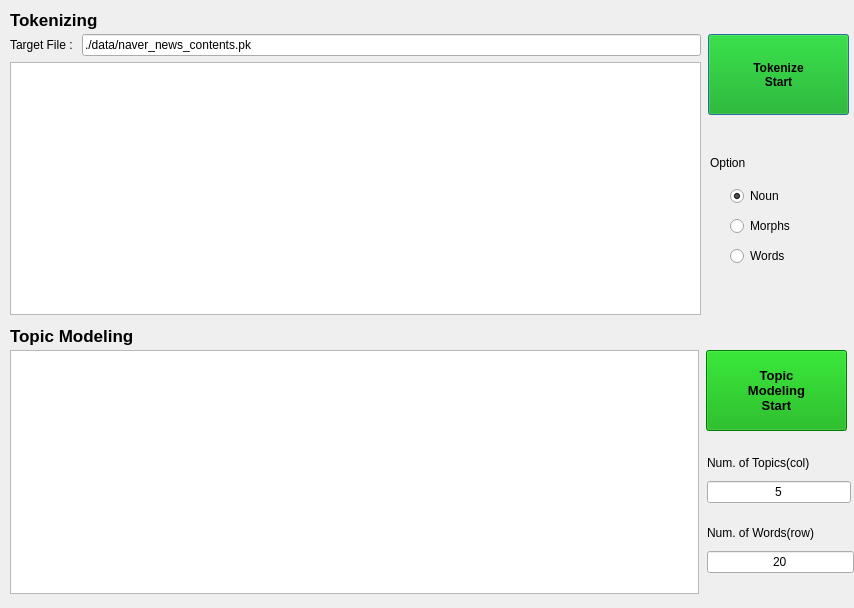
<?xml version="1.0" encoding="UTF-8"?>
<ui version="4.0">
 <class>Dialog</class>
 <widget class="QDialog" name="Dialog">
  <property name="geometry">
   <rect>
    <x>0</x>
    <y>0</y>
    <width>854</width>
    <height>608</height>
   </rect>
  </property>
  <property name="windowTitle">
   <string>TopicModeling</string>
  </property>
  <widget class="QPushButton" name="btn_ma">
   <property name="geometry">
    <rect>
     <x>708</x>
     <y>34</y>
     <width>141</width>
     <height>81</height>
    </rect>
   </property>
   <property name="palette">
    <palette>
     <active>
      <colorrole role="WindowText">
       <brush brushstyle="SolidPattern">
        <color alpha="255">
         <red>0</red>
         <green>0</green>
         <blue>0</blue>
        </color>
       </brush>
      </colorrole>
      <colorrole role="Button">
       <brush brushstyle="SolidPattern">
        <color alpha="255">
         <red>0</red>
         <green>170</green>
         <blue>0</blue>
        </color>
       </brush>
      </colorrole>
      <colorrole role="Light">
       <brush brushstyle="SolidPattern">
        <color alpha="255">
         <red>0</red>
         <green>255</green>
         <blue>0</blue>
        </color>
       </brush>
      </colorrole>
      <colorrole role="Midlight">
       <brush brushstyle="SolidPattern">
        <color alpha="255">
         <red>0</red>
         <green>212</green>
         <blue>0</blue>
        </color>
       </brush>
      </colorrole>
      <colorrole role="Dark">
       <brush brushstyle="SolidPattern">
        <color alpha="255">
         <red>0</red>
         <green>85</green>
         <blue>0</blue>
        </color>
       </brush>
      </colorrole>
      <colorrole role="Mid">
       <brush brushstyle="SolidPattern">
        <color alpha="255">
         <red>0</red>
         <green>113</green>
         <blue>0</blue>
        </color>
       </brush>
      </colorrole>
      <colorrole role="Text">
       <brush brushstyle="SolidPattern">
        <color alpha="255">
         <red>0</red>
         <green>0</green>
         <blue>0</blue>
        </color>
       </brush>
      </colorrole>
      <colorrole role="BrightText">
       <brush brushstyle="SolidPattern">
        <color alpha="255">
         <red>255</red>
         <green>255</green>
         <blue>255</blue>
        </color>
       </brush>
      </colorrole>
      <colorrole role="ButtonText">
       <brush brushstyle="SolidPattern">
        <color alpha="255">
         <red>0</red>
         <green>0</green>
         <blue>0</blue>
        </color>
       </brush>
      </colorrole>
      <colorrole role="Base">
       <brush brushstyle="SolidPattern">
        <color alpha="255">
         <red>255</red>
         <green>255</green>
         <blue>255</blue>
        </color>
       </brush>
      </colorrole>
      <colorrole role="Window">
       <brush brushstyle="SolidPattern">
        <color alpha="255">
         <red>0</red>
         <green>170</green>
         <blue>0</blue>
        </color>
       </brush>
      </colorrole>
      <colorrole role="Shadow">
       <brush brushstyle="SolidPattern">
        <color alpha="255">
         <red>0</red>
         <green>0</green>
         <blue>0</blue>
        </color>
       </brush>
      </colorrole>
      <colorrole role="AlternateBase">
       <brush brushstyle="SolidPattern">
        <color alpha="255">
         <red>127</red>
         <green>212</green>
         <blue>127</blue>
        </color>
       </brush>
      </colorrole>
      <colorrole role="ToolTipBase">
       <brush brushstyle="SolidPattern">
        <color alpha="255">
         <red>255</red>
         <green>255</green>
         <blue>220</blue>
        </color>
       </brush>
      </colorrole>
      <colorrole role="ToolTipText">
       <brush brushstyle="SolidPattern">
        <color alpha="255">
         <red>0</red>
         <green>0</green>
         <blue>0</blue>
        </color>
       </brush>
      </colorrole>
     </active>
     <inactive>
      <colorrole role="WindowText">
       <brush brushstyle="SolidPattern">
        <color alpha="255">
         <red>0</red>
         <green>0</green>
         <blue>0</blue>
        </color>
       </brush>
      </colorrole>
      <colorrole role="Button">
       <brush brushstyle="SolidPattern">
        <color alpha="255">
         <red>0</red>
         <green>170</green>
         <blue>0</blue>
        </color>
       </brush>
      </colorrole>
      <colorrole role="Light">
       <brush brushstyle="SolidPattern">
        <color alpha="255">
         <red>0</red>
         <green>255</green>
         <blue>0</blue>
        </color>
       </brush>
      </colorrole>
      <colorrole role="Midlight">
       <brush brushstyle="SolidPattern">
        <color alpha="255">
         <red>0</red>
         <green>212</green>
         <blue>0</blue>
        </color>
       </brush>
      </colorrole>
      <colorrole role="Dark">
       <brush brushstyle="SolidPattern">
        <color alpha="255">
         <red>0</red>
         <green>85</green>
         <blue>0</blue>
        </color>
       </brush>
      </colorrole>
      <colorrole role="Mid">
       <brush brushstyle="SolidPattern">
        <color alpha="255">
         <red>0</red>
         <green>113</green>
         <blue>0</blue>
        </color>
       </brush>
      </colorrole>
      <colorrole role="Text">
       <brush brushstyle="SolidPattern">
        <color alpha="255">
         <red>0</red>
         <green>0</green>
         <blue>0</blue>
        </color>
       </brush>
      </colorrole>
      <colorrole role="BrightText">
       <brush brushstyle="SolidPattern">
        <color alpha="255">
         <red>255</red>
         <green>255</green>
         <blue>255</blue>
        </color>
       </brush>
      </colorrole>
      <colorrole role="ButtonText">
       <brush brushstyle="SolidPattern">
        <color alpha="255">
         <red>0</red>
         <green>0</green>
         <blue>0</blue>
        </color>
       </brush>
      </colorrole>
      <colorrole role="Base">
       <brush brushstyle="SolidPattern">
        <color alpha="255">
         <red>255</red>
         <green>255</green>
         <blue>255</blue>
        </color>
       </brush>
      </colorrole>
      <colorrole role="Window">
       <brush brushstyle="SolidPattern">
        <color alpha="255">
         <red>0</red>
         <green>170</green>
         <blue>0</blue>
        </color>
       </brush>
      </colorrole>
      <colorrole role="Shadow">
       <brush brushstyle="SolidPattern">
        <color alpha="255">
         <red>0</red>
         <green>0</green>
         <blue>0</blue>
        </color>
       </brush>
      </colorrole>
      <colorrole role="AlternateBase">
       <brush brushstyle="SolidPattern">
        <color alpha="255">
         <red>127</red>
         <green>212</green>
         <blue>127</blue>
        </color>
       </brush>
      </colorrole>
      <colorrole role="ToolTipBase">
       <brush brushstyle="SolidPattern">
        <color alpha="255">
         <red>255</red>
         <green>255</green>
         <blue>220</blue>
        </color>
       </brush>
      </colorrole>
      <colorrole role="ToolTipText">
       <brush brushstyle="SolidPattern">
        <color alpha="255">
         <red>0</red>
         <green>0</green>
         <blue>0</blue>
        </color>
       </brush>
      </colorrole>
     </inactive>
     <disabled>
      <colorrole role="WindowText">
       <brush brushstyle="SolidPattern">
        <color alpha="255">
         <red>0</red>
         <green>85</green>
         <blue>0</blue>
        </color>
       </brush>
      </colorrole>
      <colorrole role="Button">
       <brush brushstyle="SolidPattern">
        <color alpha="255">
         <red>0</red>
         <green>170</green>
         <blue>0</blue>
        </color>
       </brush>
      </colorrole>
      <colorrole role="Light">
       <brush brushstyle="SolidPattern">
        <color alpha="255">
         <red>0</red>
         <green>255</green>
         <blue>0</blue>
        </color>
       </brush>
      </colorrole>
      <colorrole role="Midlight">
       <brush brushstyle="SolidPattern">
        <color alpha="255">
         <red>0</red>
         <green>212</green>
         <blue>0</blue>
        </color>
       </brush>
      </colorrole>
      <colorrole role="Dark">
       <brush brushstyle="SolidPattern">
        <color alpha="255">
         <red>0</red>
         <green>85</green>
         <blue>0</blue>
        </color>
       </brush>
      </colorrole>
      <colorrole role="Mid">
       <brush brushstyle="SolidPattern">
        <color alpha="255">
         <red>0</red>
         <green>113</green>
         <blue>0</blue>
        </color>
       </brush>
      </colorrole>
      <colorrole role="Text">
       <brush brushstyle="SolidPattern">
        <color alpha="255">
         <red>0</red>
         <green>85</green>
         <blue>0</blue>
        </color>
       </brush>
      </colorrole>
      <colorrole role="BrightText">
       <brush brushstyle="SolidPattern">
        <color alpha="255">
         <red>255</red>
         <green>255</green>
         <blue>255</blue>
        </color>
       </brush>
      </colorrole>
      <colorrole role="ButtonText">
       <brush brushstyle="SolidPattern">
        <color alpha="255">
         <red>0</red>
         <green>85</green>
         <blue>0</blue>
        </color>
       </brush>
      </colorrole>
      <colorrole role="Base">
       <brush brushstyle="SolidPattern">
        <color alpha="255">
         <red>0</red>
         <green>170</green>
         <blue>0</blue>
        </color>
       </brush>
      </colorrole>
      <colorrole role="Window">
       <brush brushstyle="SolidPattern">
        <color alpha="255">
         <red>0</red>
         <green>170</green>
         <blue>0</blue>
        </color>
       </brush>
      </colorrole>
      <colorrole role="Shadow">
       <brush brushstyle="SolidPattern">
        <color alpha="255">
         <red>0</red>
         <green>0</green>
         <blue>0</blue>
        </color>
       </brush>
      </colorrole>
      <colorrole role="AlternateBase">
       <brush brushstyle="SolidPattern">
        <color alpha="255">
         <red>0</red>
         <green>170</green>
         <blue>0</blue>
        </color>
       </brush>
      </colorrole>
      <colorrole role="ToolTipBase">
       <brush brushstyle="SolidPattern">
        <color alpha="255">
         <red>255</red>
         <green>255</green>
         <blue>220</blue>
        </color>
       </brush>
      </colorrole>
      <colorrole role="ToolTipText">
       <brush brushstyle="SolidPattern">
        <color alpha="255">
         <red>0</red>
         <green>0</green>
         <blue>0</blue>
        </color>
       </brush>
      </colorrole>
     </disabled>
    </palette>
   </property>
   <property name="font">
    <font>
     <weight>75</weight>
     <bold>true</bold>
    </font>
   </property>
   <property name="text">
    <string>Tokenize
Start</string>
   </property>
  </widget>
  <widget class="QRadioButton" name="rb_noun">
   <property name="geometry">
    <rect>
     <x>730</x>
     <y>184</y>
     <width>116</width>
     <height>24</height>
    </rect>
   </property>
   <property name="text">
    <string>Noun</string>
   </property>
   <property name="checkable">
    <bool>true</bool>
   </property>
   <property name="checked">
    <bool>true</bool>
   </property>
  </widget>
  <widget class="QRadioButton" name="rb_morphs">
   <property name="enabled">
    <bool>true</bool>
   </property>
   <property name="geometry">
    <rect>
     <x>730</x>
     <y>214</y>
     <width>116</width>
     <height>24</height>
    </rect>
   </property>
   <property name="text">
    <string>Morphs</string>
   </property>
  </widget>
  <widget class="QRadioButton" name="rb_words">
   <property name="geometry">
    <rect>
     <x>730</x>
     <y>244</y>
     <width>116</width>
     <height>24</height>
    </rect>
   </property>
   <property name="text">
    <string>Words</string>
   </property>
  </widget>
  <widget class="QLabel" name="label_2">
   <property name="geometry">
    <rect>
     <x>710</x>
     <y>154</y>
     <width>65</width>
     <height>18</height>
    </rect>
   </property>
   <property name="text">
    <string>Option</string>
   </property>
  </widget>
  <widget class="QTableWidget" name="tbl_tm_result">
   <property name="geometry">
    <rect>
     <x>10</x>
     <y>350</y>
     <width>689</width>
     <height>244</height>
    </rect>
   </property>
   <property name="rowCount">
    <number>0</number>
   </property>
   <property name="columnCount">
    <number>0</number>
   </property>
  </widget>
  <widget class="QPushButton" name="btn_tm">
   <property name="geometry">
    <rect>
     <x>706</x>
     <y>350</y>
     <width>141</width>
     <height>81</height>
    </rect>
   </property>
   <property name="palette">
    <palette>
     <active>
      <colorrole role="WindowText">
       <brush brushstyle="SolidPattern">
        <color alpha="255">
         <red>0</red>
         <green>0</green>
         <blue>0</blue>
        </color>
       </brush>
      </colorrole>
      <colorrole role="Button">
       <brush brushstyle="SolidPattern">
        <color alpha="255">
         <red>0</red>
         <green>170</green>
         <blue>0</blue>
        </color>
       </brush>
      </colorrole>
      <colorrole role="Light">
       <brush brushstyle="SolidPattern">
        <color alpha="255">
         <red>0</red>
         <green>255</green>
         <blue>0</blue>
        </color>
       </brush>
      </colorrole>
      <colorrole role="Midlight">
       <brush brushstyle="SolidPattern">
        <color alpha="255">
         <red>0</red>
         <green>212</green>
         <blue>0</blue>
        </color>
       </brush>
      </colorrole>
      <colorrole role="Dark">
       <brush brushstyle="SolidPattern">
        <color alpha="255">
         <red>0</red>
         <green>85</green>
         <blue>0</blue>
        </color>
       </brush>
      </colorrole>
      <colorrole role="Mid">
       <brush brushstyle="SolidPattern">
        <color alpha="255">
         <red>0</red>
         <green>113</green>
         <blue>0</blue>
        </color>
       </brush>
      </colorrole>
      <colorrole role="Text">
       <brush brushstyle="SolidPattern">
        <color alpha="255">
         <red>0</red>
         <green>0</green>
         <blue>0</blue>
        </color>
       </brush>
      </colorrole>
      <colorrole role="BrightText">
       <brush brushstyle="SolidPattern">
        <color alpha="255">
         <red>255</red>
         <green>255</green>
         <blue>255</blue>
        </color>
       </brush>
      </colorrole>
      <colorrole role="ButtonText">
       <brush brushstyle="SolidPattern">
        <color alpha="255">
         <red>0</red>
         <green>0</green>
         <blue>0</blue>
        </color>
       </brush>
      </colorrole>
      <colorrole role="Base">
       <brush brushstyle="SolidPattern">
        <color alpha="255">
         <red>255</red>
         <green>255</green>
         <blue>255</blue>
        </color>
       </brush>
      </colorrole>
      <colorrole role="Window">
       <brush brushstyle="SolidPattern">
        <color alpha="255">
         <red>0</red>
         <green>170</green>
         <blue>0</blue>
        </color>
       </brush>
      </colorrole>
      <colorrole role="Shadow">
       <brush brushstyle="SolidPattern">
        <color alpha="255">
         <red>0</red>
         <green>0</green>
         <blue>0</blue>
        </color>
       </brush>
      </colorrole>
      <colorrole role="AlternateBase">
       <brush brushstyle="SolidPattern">
        <color alpha="255">
         <red>127</red>
         <green>212</green>
         <blue>127</blue>
        </color>
       </brush>
      </colorrole>
      <colorrole role="ToolTipBase">
       <brush brushstyle="SolidPattern">
        <color alpha="255">
         <red>255</red>
         <green>255</green>
         <blue>220</blue>
        </color>
       </brush>
      </colorrole>
      <colorrole role="ToolTipText">
       <brush brushstyle="SolidPattern">
        <color alpha="255">
         <red>0</red>
         <green>0</green>
         <blue>0</blue>
        </color>
       </brush>
      </colorrole>
     </active>
     <inactive>
      <colorrole role="WindowText">
       <brush brushstyle="SolidPattern">
        <color alpha="255">
         <red>0</red>
         <green>0</green>
         <blue>0</blue>
        </color>
       </brush>
      </colorrole>
      <colorrole role="Button">
       <brush brushstyle="SolidPattern">
        <color alpha="255">
         <red>0</red>
         <green>170</green>
         <blue>0</blue>
        </color>
       </brush>
      </colorrole>
      <colorrole role="Light">
       <brush brushstyle="SolidPattern">
        <color alpha="255">
         <red>0</red>
         <green>255</green>
         <blue>0</blue>
        </color>
       </brush>
      </colorrole>
      <colorrole role="Midlight">
       <brush brushstyle="SolidPattern">
        <color alpha="255">
         <red>0</red>
         <green>212</green>
         <blue>0</blue>
        </color>
       </brush>
      </colorrole>
      <colorrole role="Dark">
       <brush brushstyle="SolidPattern">
        <color alpha="255">
         <red>0</red>
         <green>85</green>
         <blue>0</blue>
        </color>
       </brush>
      </colorrole>
      <colorrole role="Mid">
       <brush brushstyle="SolidPattern">
        <color alpha="255">
         <red>0</red>
         <green>113</green>
         <blue>0</blue>
        </color>
       </brush>
      </colorrole>
      <colorrole role="Text">
       <brush brushstyle="SolidPattern">
        <color alpha="255">
         <red>0</red>
         <green>0</green>
         <blue>0</blue>
        </color>
       </brush>
      </colorrole>
      <colorrole role="BrightText">
       <brush brushstyle="SolidPattern">
        <color alpha="255">
         <red>255</red>
         <green>255</green>
         <blue>255</blue>
        </color>
       </brush>
      </colorrole>
      <colorrole role="ButtonText">
       <brush brushstyle="SolidPattern">
        <color alpha="255">
         <red>0</red>
         <green>0</green>
         <blue>0</blue>
        </color>
       </brush>
      </colorrole>
      <colorrole role="Base">
       <brush brushstyle="SolidPattern">
        <color alpha="255">
         <red>255</red>
         <green>255</green>
         <blue>255</blue>
        </color>
       </brush>
      </colorrole>
      <colorrole role="Window">
       <brush brushstyle="SolidPattern">
        <color alpha="255">
         <red>0</red>
         <green>170</green>
         <blue>0</blue>
        </color>
       </brush>
      </colorrole>
      <colorrole role="Shadow">
       <brush brushstyle="SolidPattern">
        <color alpha="255">
         <red>0</red>
         <green>0</green>
         <blue>0</blue>
        </color>
       </brush>
      </colorrole>
      <colorrole role="AlternateBase">
       <brush brushstyle="SolidPattern">
        <color alpha="255">
         <red>127</red>
         <green>212</green>
         <blue>127</blue>
        </color>
       </brush>
      </colorrole>
      <colorrole role="ToolTipBase">
       <brush brushstyle="SolidPattern">
        <color alpha="255">
         <red>255</red>
         <green>255</green>
         <blue>220</blue>
        </color>
       </brush>
      </colorrole>
      <colorrole role="ToolTipText">
       <brush brushstyle="SolidPattern">
        <color alpha="255">
         <red>0</red>
         <green>0</green>
         <blue>0</blue>
        </color>
       </brush>
      </colorrole>
     </inactive>
     <disabled>
      <colorrole role="WindowText">
       <brush brushstyle="SolidPattern">
        <color alpha="255">
         <red>0</red>
         <green>85</green>
         <blue>0</blue>
        </color>
       </brush>
      </colorrole>
      <colorrole role="Button">
       <brush brushstyle="SolidPattern">
        <color alpha="255">
         <red>0</red>
         <green>170</green>
         <blue>0</blue>
        </color>
       </brush>
      </colorrole>
      <colorrole role="Light">
       <brush brushstyle="SolidPattern">
        <color alpha="255">
         <red>0</red>
         <green>255</green>
         <blue>0</blue>
        </color>
       </brush>
      </colorrole>
      <colorrole role="Midlight">
       <brush brushstyle="SolidPattern">
        <color alpha="255">
         <red>0</red>
         <green>212</green>
         <blue>0</blue>
        </color>
       </brush>
      </colorrole>
      <colorrole role="Dark">
       <brush brushstyle="SolidPattern">
        <color alpha="255">
         <red>0</red>
         <green>85</green>
         <blue>0</blue>
        </color>
       </brush>
      </colorrole>
      <colorrole role="Mid">
       <brush brushstyle="SolidPattern">
        <color alpha="255">
         <red>0</red>
         <green>113</green>
         <blue>0</blue>
        </color>
       </brush>
      </colorrole>
      <colorrole role="Text">
       <brush brushstyle="SolidPattern">
        <color alpha="255">
         <red>0</red>
         <green>85</green>
         <blue>0</blue>
        </color>
       </brush>
      </colorrole>
      <colorrole role="BrightText">
       <brush brushstyle="SolidPattern">
        <color alpha="255">
         <red>255</red>
         <green>255</green>
         <blue>255</blue>
        </color>
       </brush>
      </colorrole>
      <colorrole role="ButtonText">
       <brush brushstyle="SolidPattern">
        <color alpha="255">
         <red>0</red>
         <green>85</green>
         <blue>0</blue>
        </color>
       </brush>
      </colorrole>
      <colorrole role="Base">
       <brush brushstyle="SolidPattern">
        <color alpha="255">
         <red>0</red>
         <green>170</green>
         <blue>0</blue>
        </color>
       </brush>
      </colorrole>
      <colorrole role="Window">
       <brush brushstyle="SolidPattern">
        <color alpha="255">
         <red>0</red>
         <green>170</green>
         <blue>0</blue>
        </color>
       </brush>
      </colorrole>
      <colorrole role="Shadow">
       <brush brushstyle="SolidPattern">
        <color alpha="255">
         <red>0</red>
         <green>0</green>
         <blue>0</blue>
        </color>
       </brush>
      </colorrole>
      <colorrole role="AlternateBase">
       <brush brushstyle="SolidPattern">
        <color alpha="255">
         <red>0</red>
         <green>170</green>
         <blue>0</blue>
        </color>
       </brush>
      </colorrole>
      <colorrole role="ToolTipBase">
       <brush brushstyle="SolidPattern">
        <color alpha="255">
         <red>255</red>
         <green>255</green>
         <blue>220</blue>
        </color>
       </brush>
      </colorrole>
      <colorrole role="ToolTipText">
       <brush brushstyle="SolidPattern">
        <color alpha="255">
         <red>0</red>
         <green>0</green>
         <blue>0</blue>
        </color>
       </brush>
      </colorrole>
     </disabled>
    </palette>
   </property>
   <property name="font">
    <font>
     <pointsize>10</pointsize>
     <weight>75</weight>
     <bold>true</bold>
    </font>
   </property>
   <property name="text">
    <string>Topic
Modeling
Start</string>
   </property>
  </widget>
  <widget class="QLabel" name="label_3">
   <property name="geometry">
    <rect>
     <x>10</x>
     <y>4</y>
     <width>151</width>
     <height>31</height>
    </rect>
   </property>
   <property name="font">
    <font>
     <pointsize>13</pointsize>
     <weight>75</weight>
     <bold>true</bold>
    </font>
   </property>
   <property name="text">
    <string>Tokenizing</string>
   </property>
  </widget>
  <widget class="QLabel" name="label_4">
   <property name="geometry">
    <rect>
     <x>10</x>
     <y>320</y>
     <width>171</width>
     <height>31</height>
    </rect>
   </property>
   <property name="font">
    <font>
     <pointsize>13</pointsize>
     <weight>75</weight>
     <bold>true</bold>
    </font>
   </property>
   <property name="text">
    <string>Topic Modeling</string>
   </property>
  </widget>
  <widget class="QWidget" name="layoutWidget">
   <property name="geometry">
    <rect>
     <x>707</x>
     <y>520</y>
     <width>147</width>
     <height>53</height>
    </rect>
   </property>
   <layout class="QVBoxLayout" name="verticalLayout_3">
    <item>
     <widget class="QLabel" name="label_6">
      <property name="text">
       <string>Num. of Words(row)</string>
      </property>
     </widget>
    </item>
    <item>
     <widget class="QLineEdit" name="le_words">
      <property name="text">
       <string>20</string>
      </property>
      <property name="alignment">
       <set>Qt::AlignCenter</set>
      </property>
     </widget>
    </item>
   </layout>
  </widget>
  <widget class="QWidget" name="">
   <property name="geometry">
    <rect>
     <x>10</x>
     <y>34</y>
     <width>691</width>
     <height>281</height>
    </rect>
   </property>
   <layout class="QVBoxLayout" name="verticalLayout">
    <item>
     <layout class="QHBoxLayout" name="horizontalLayout">
      <item>
       <widget class="QLabel" name="label">
        <property name="text">
         <string>Target File : </string>
        </property>
       </widget>
      </item>
      <item>
       <widget class="QLineEdit" name="le_file">
        <property name="text">
         <string>./data/naver_news_contents.pk</string>
        </property>
       </widget>
      </item>
     </layout>
    </item>
    <item>
     <widget class="QTableWidget" name="tbl_ma_result">
      <property name="rowCount">
       <number>0</number>
      </property>
      <property name="columnCount">
       <number>0</number>
      </property>
     </widget>
    </item>
   </layout>
  </widget>
  <widget class="QWidget" name="">
   <property name="geometry">
    <rect>
     <x>707</x>
     <y>450</y>
     <width>144</width>
     <height>53</height>
    </rect>
   </property>
   <layout class="QVBoxLayout" name="verticalLayout_2">
    <item>
     <widget class="QLabel" name="label_5">
      <property name="text">
       <string>Num. of Topics(col)</string>
      </property>
     </widget>
    </item>
    <item>
     <widget class="QLineEdit" name="le_topics">
      <property name="text">
       <string>5</string>
      </property>
      <property name="alignment">
       <set>Qt::AlignCenter</set>
      </property>
     </widget>
    </item>
   </layout>
  </widget>
 </widget>
 <resources/>
 <connections/>
</ui>
